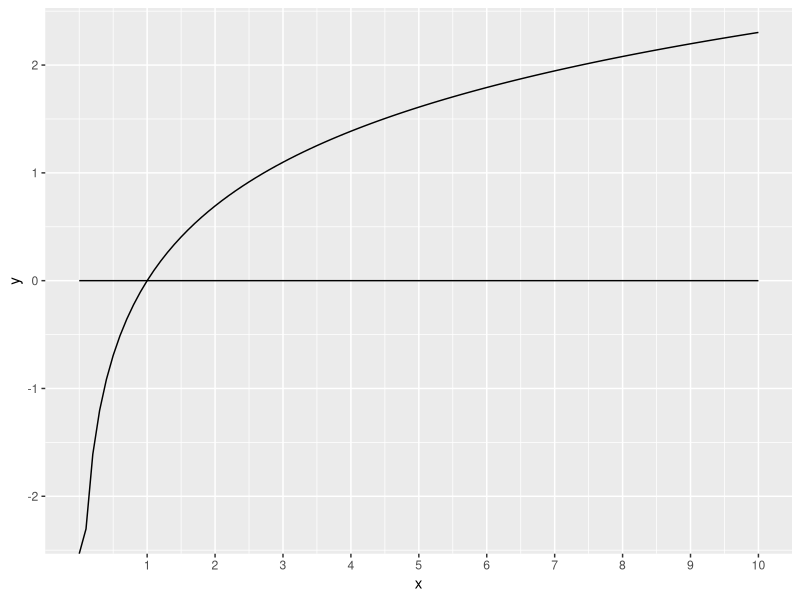

Generate this figure with R:
## ---- chunk 1
knitr::opts_chunk$set(echo = F, warning = F, message = F, collapse = T)
## ---- chunk 2
library(ggplot2)
library(knitr)
## ---- chunk 3
ggplot(data.frame(x = c(0, 10)), aes(x)) + 
  stat_function(fun = function(x) log(x)) +
  scale_x_continuous(breaks = c(1:10)) +
  geom_line(aes(y = 0))
## ---- chunk 4
x0 <- 2
iters <- 5
newts <- c(0)

for(iter in 1:5){
  newt <- x0 - (log(x0)/(1/x0))
  newts[iter] <- newt
  x0 <- newt
}

kable(cbind(1:5, newts, 1, 1-newts), col.names = c("Iteration", "Newton Approximation", "Actual Value", "Difference"), align = "c")
